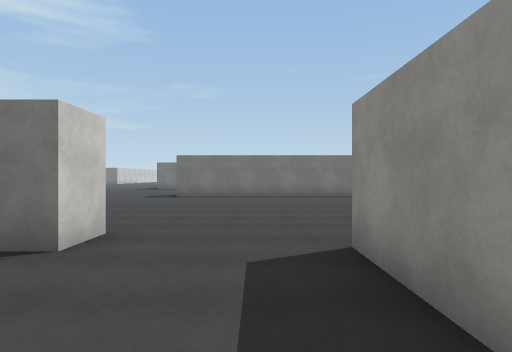
[1] (above)

24 first-person views from a walk through a Unity game level. The camera is 1.5 m above the floor, looks level and sees 75° across. The floor is counted in squares, 2 m on a side. Each view is taken from the middle of a square. On the plan, view 1 faces up. The plan holds only what a view shows up to about 11 squares ahead; the rest is blank. The player character is not drawn. Surface patterns are stand-ins for the level's own textures.

[2]
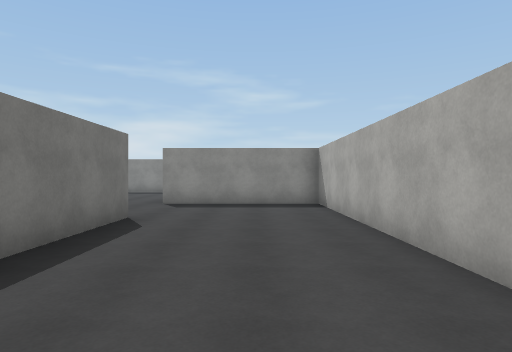

[3]
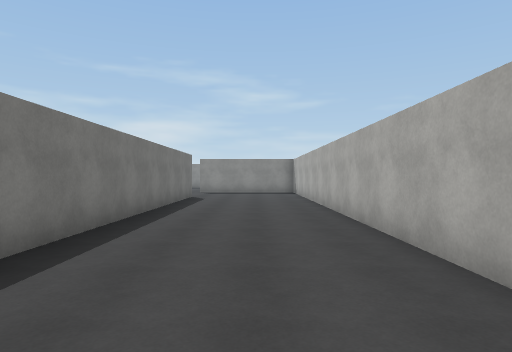

[4]
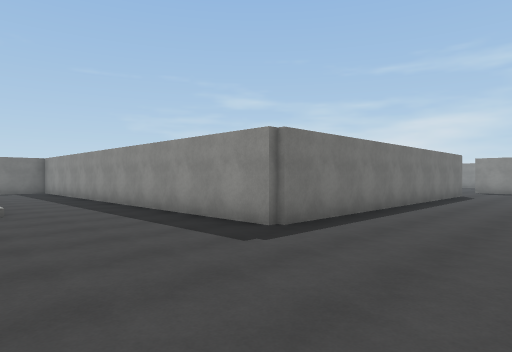

[5]
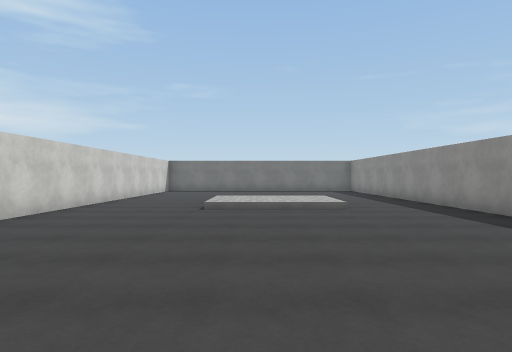

[6]
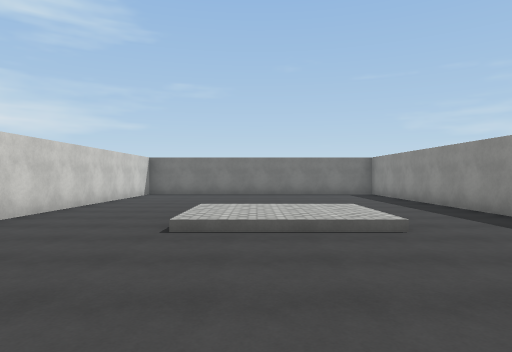

[7]
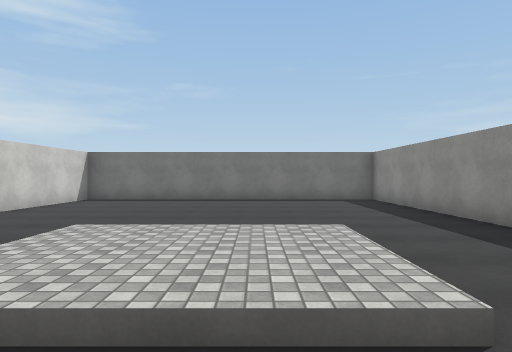

[8]
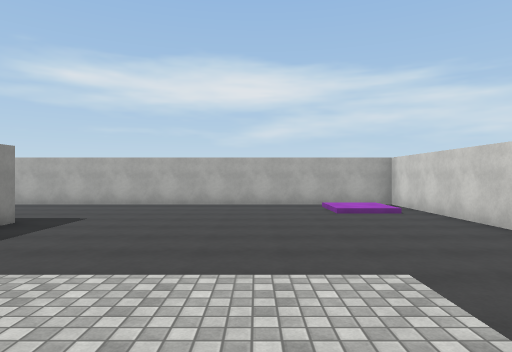

[9]
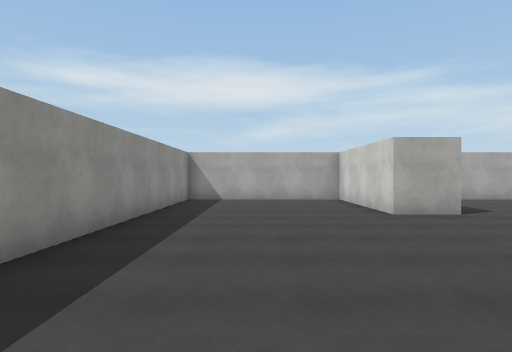

[10]
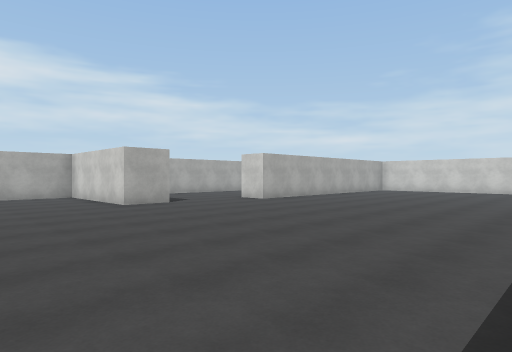

[11]
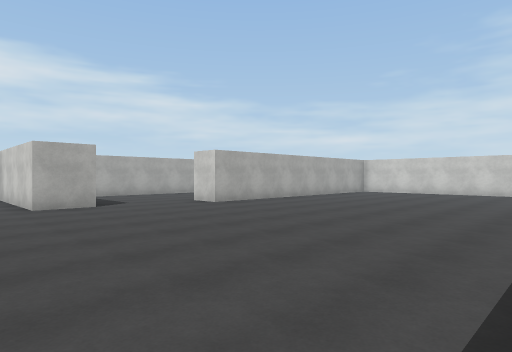

[12]
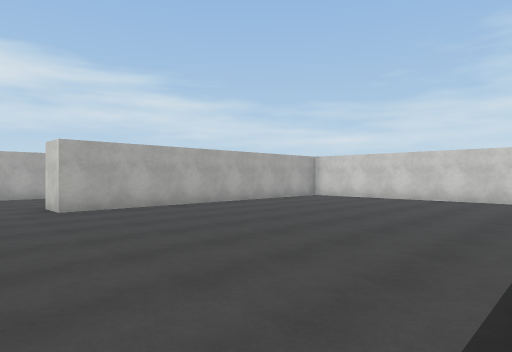

[13]
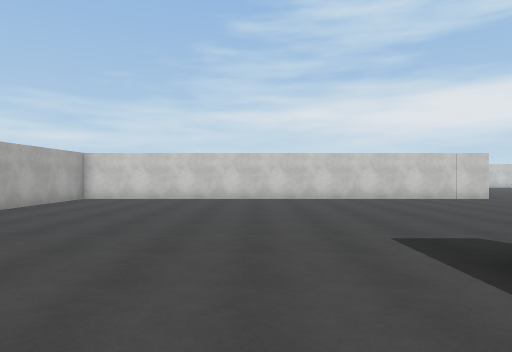

[14]
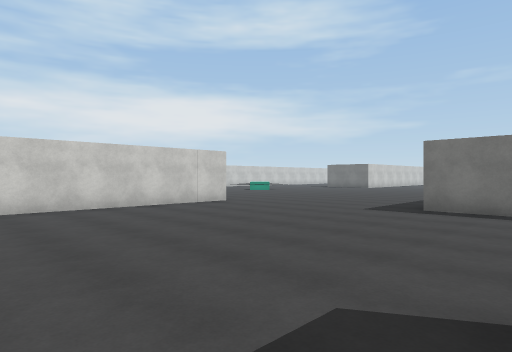

[15]
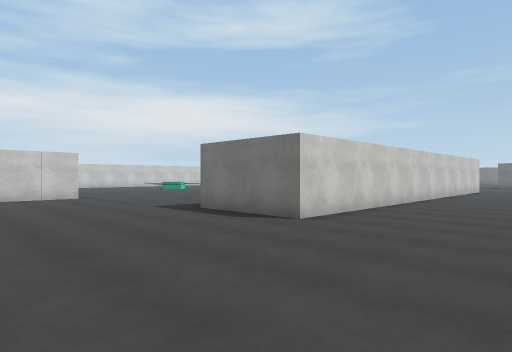

[16]
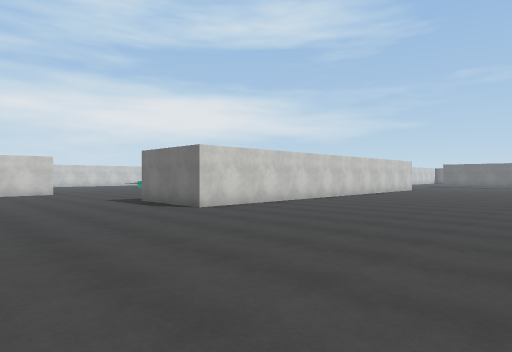

[17]
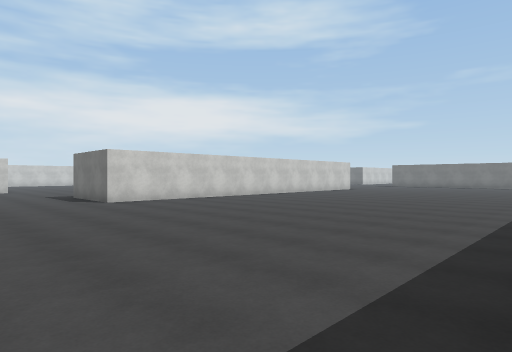

[18]
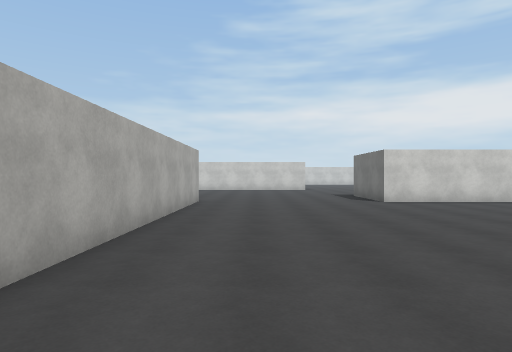

[19]
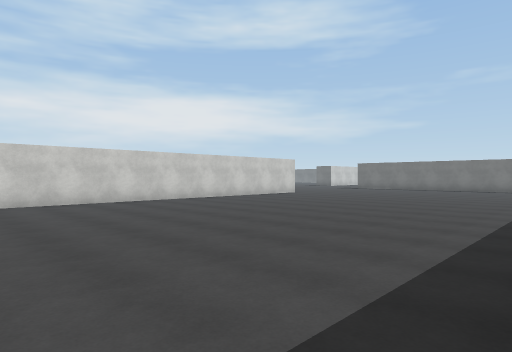

[20]
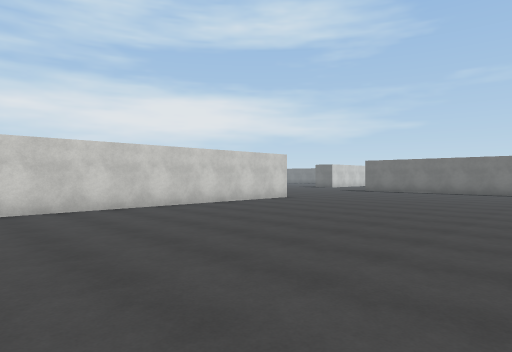

[21]
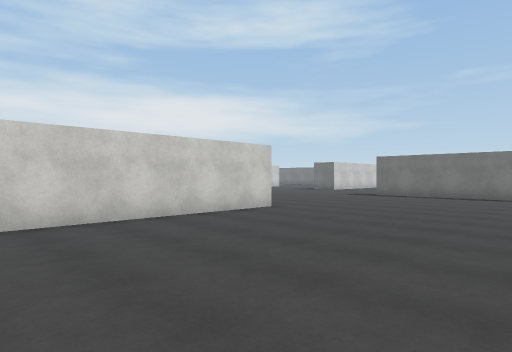

[22]
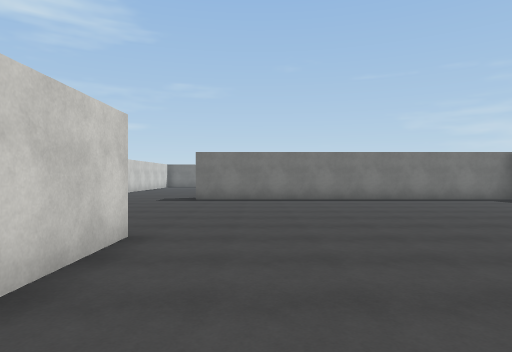

[23]
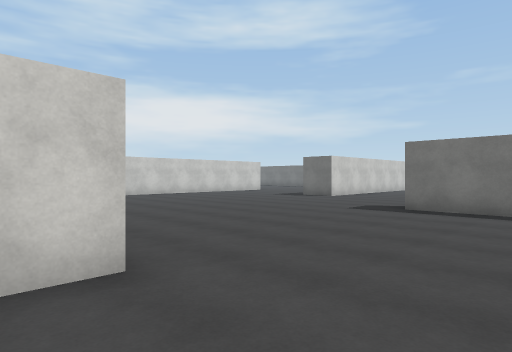

[24]
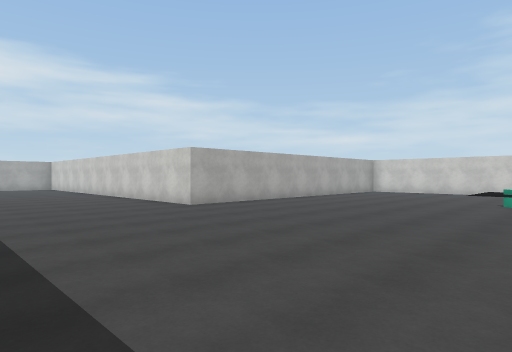

### Floor plan
Points are (right, up) in squares from view 1. A wall is a line through its corners. A room is listed if a view was taken in it or the views show most of it. See-through windows are left out.
Room 1 (views 1, 2, 3, 4, 5, 6, 7, 8)
walls: (-2, 4.4) (-2, 3.3) (-12.3, 3.3) (-12.3, 16.6) (-21.3, 16.6) (-21.3, -0.7) (1, -0.7) (1, 3.5)
ways out: opening at (-0.5, 3.5) to room 2
Room 2 (views 9, 10, 11, 12, 13, 14, 15, 16, 17, 18, 19, 20, 21, 22, 23, 24)
walls: (-2.6, 32.2) (-2.6, 18.7) (-5.6, 18.7); (-14.2, 17.7) (-11, 17.7) (-11, 4.4) (-2, 4.4); (-2.9, 13.3) (4.9, 13.3); (7.2, 38.6) (-3, 38.6); (1, 3.5) (2.3, 3.5) (2.3, -0.7) (7.2, -0.7) (7.2, 7.2)
ways out: opening at (-0.5, 3.5) to room 1; opening at (-4, 40.4)

Positions as (right, up) in squares from view 1, and headings:
1: (0, 0), facing up
2: (-8, 1), facing right
3: (-14, 1), facing right
4: (-16, 0), facing up-right
5: (-17, 0), facing up
6: (-17, 3), facing up
7: (-16, 6), facing up
8: (-17, 10), facing down
9: (5, 10), facing down
10: (6, 12), facing down-left
11: (4, 12), facing down-left
12: (0, 12), facing down-left
13: (0, 10), facing left
14: (-3, 11), facing up-left
15: (1, 14), facing up-left
16: (4, 14), facing up-left
17: (7, 15), facing up-left
18: (7, 15), facing left
19: (7, 20), facing up-left
20: (5, 23), facing up-left
21: (3, 26), facing up-left
22: (-1, 28), facing up
23: (0, 31), facing up-left
24: (-6, 25), facing down-left
